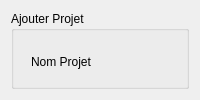
              <widget class="QWidget" name="gestionProjets">
               <layout class="QGridLayout" name="gridLayout_8">
                <item row="1" column="0">
                 <widget class="QGroupBox" name="groupBoxAjouterP">
                  <property name="title">
                   <string>Ajouter Projet</string>
                  </property>
                  <widget class="QLabel" name="label_46">
                   <property name="geometry">
                    <rect>
                     <x>20</x>
                     <y>40</y>
                     <width>91</width>
                     <height>21</height>
                    </rect>
                   </property>
                   <property name="text">
                    <string>Nom Projet</string>
                   </property>
                  </widget>
                  <widget class="QLabel" name="label_47">
                   <property name="geometry">
                    <rect>
                     <x>20</x>
                     <y>80</y>
                     <width>101</width>
                     <height>21</height>
                    </rect>
                   </property>
                   <property name="text">
                    <string>Departement</string>
                   </property>
                  </widget>
                  <widget class="QLabel" name="label_48">
                   <property name="geometry">
                    <rect>
                     <x>20</x>
                     <y>120</y>
                     <width>90</width>
                     <height>20</height>
                    </rect>
                   </property>
                   <property name="text">
                    <string>Team leader</string>
                   </property>
                  </widget>
                  <widget class="QLabel" name="label_49">
                   <property name="geometry">
                    <rect>
                     <x>20</x>
                     <y>160</y>
                     <width>180</width>
                     <height>20</height>
                    </rect>
                   </property>
                   <property name="text">
                    <string>Date de lancement prévue</string>
                   </property>
                  </widget>
                  <widget class="QLabel" name="label_50">
                   <property name="geometry">
                    <rect>
                     <x>20</x>
                     <y>240</y>
                     <width>130</width>
                     <height>20</height>
                    </rect>
                   </property>
                   <property name="text">
                    <string>Revenues projetés</string>
                   </property>
                  </widget>
                  <widget class="QDateEdit" name="dateEditLancementP">
                   <property name="geometry">
                    <rect>
                     <x>220</x>
                     <y>160</y>
                     <width>150</width>
                     <height>25</height>
                    </rect>
                   </property>
                  </widget>
                  <widget class="QLineEdit" name="lineEditNomP">
                   <property name="geometry">
                    <rect>
                     <x>220</x>
                     <y>40</y>
                     <width>150</width>
                     <height>20</height>
                    </rect>
                   </property>
                  </widget>
                  <widget class="QLineEdit" name="lineEditTeamLeaderP">
                   <property name="geometry">
                    <rect>
                     <x>220</x>
                     <y>120</y>
                     <width>150</width>
                     <height>20</height>
                    </rect>
                   </property>
                  </widget>
                  <widget class="QLineEdit" name="lineEditCoutP">
                   <property name="geometry">
                    <rect>
                     <x>220</x>
                     <y>200</y>
                     <width>150</width>
                     <height>20</height>
                    </rect>
                   </property>
                  </widget>
                  <widget class="QLineEdit" name="lineEditRevenuesP">
                   <property name="geometry">
                    <rect>
                     <x>220</x>
                     <y>240</y>
                     <width>150</width>
                     <height>20</height>
                    </rect>
                   </property>
                  </widget>
                  <widget class="QLabel" name="label_51">
                   <property name="geometry">
                    <rect>
                     <x>20</x>
                     <y>200</y>
                     <width>140</width>
                     <height>20</height>
                    </rect>
                   </property>
                   <property name="text">
                    <string>Cout de realisation</string>
                   </property>
                  </widget>
                  <widget class="QPushButton" name="pushButtonAjouter">
                   <property name="geometry">
                    <rect>
                     <x>280</x>
                     <y>300</y>
                     <width>80</width>
                     <height>25</height>
                    </rect>
                   </property>
                   <property name="text">
                    <string>Ajouter</string>
                   </property>
                  </widget>
                  <widget class="QComboBox" name="comboBoxDepartementP">
                   <property name="geometry">
                    <rect>
                     <x>220</x>
                     <y>80</y>
                     <width>150</width>
                     <height>20</height>
                    </rect>
                   </property>
                   <item>
                    <property name="text">
                     <string/>
                    </property>
                   </item>
                   <item>
                    <property name="text">
                     <string>Ressources Humaines</string>
                    </property>
                   </item>
                   <item>
                    <property name="text">
                     <string>Stock</string>
                    </property>
                   </item>
                   <item>
                    <property name="text">
                     <string>Achats</string>
                    </property>
                   </item>
                   <item>
                    <property name="text">
                     <string>Ventes</string>
                    </property>
                   </item>
                   <item>
                    <property name="text">
                     <string>Ameliorations</string>
                    </property>
                   </item>
                   <item>
                    <property name="text">
                     <string>Materiel</string>
                    </property>
                   </item>
                  </widget>
                  <widget class="QGroupBox" name="groupBoxConsulterP">
                   <property name="geometry">
                    <rect>
                     <x>420</x>
                     <y>0</y>
                     <width>751</width>
                     <height>674</height>
                    </rect>
                   </property>
                   <property name="title">
                    <string>Consulter Projet</string>
                   </property>
                   <widget class="QLineEdit" name="lineEditRP">
                    <property name="geometry">
                     <rect>
                      <x>40</x>
                      <y>50</y>
                      <width>270</width>
                      <height>31</height>
                     </rect>
                    </property>
                   </widget>
                   <widget class="QPushButton" name="pushButtonRechercheP">
                    <property name="geometry">
                     <rect>
                      <x>330</x>
                      <y>50</y>
                      <width>120</width>
                      <height>30</height>
                     </rect>
                    </property>
                    <property name="text">
                     <string>Rechercher</string>
                    </property>
                   </widget>
                   <widget class="QCheckBox" name="checkBoxNomP">
                    <property name="geometry">
                     <rect>
                      <x>80</x>
                      <y>100</y>
                      <width>60</width>
                      <height>22</height>
                     </rect>
                    </property>
                    <property name="text">
                     <string>Nom</string>
                    </property>
                   </widget>
                   <widget class="QCheckBox" name="checkBoxTeamLeaderP">
                    <property name="geometry">
                     <rect>
                      <x>240</x>
                      <y>100</y>
                      <width>97</width>
                      <height>22</height>
                     </rect>
                    </property>
                    <property name="text">
                     <string>Team leader</string>
                    </property>
                   </widget>
                   <widget class="QCheckBox" name="checkBoxDepartementP">
                    <property name="geometry">
                     <rect>
                      <x>140</x>
                      <y>100</y>
                      <width>97</width>
                      <height>22</height>
                     </rect>
                    </property>
                    <property name="text">
                     <string>Departement</string>
                    </property>
                   </widget>
                   <widget class="QCheckBox" name="checkBoxDateLancementP">
                    <property name="geometry">
                     <rect>
                      <x>340</x>
                      <y>100</y>
                      <width>140</width>
                      <height>22</height>
                     </rect>
                    </property>
                    <property name="text">
                     <string>Date de lancement</string>
                    </property>
                   </widget>
                   <widget class="QCheckBox" name="checkBoxCoutsP">
                    <property name="geometry">
                     <rect>
                      <x>480</x>
                      <y>100</y>
                      <width>70</width>
                      <height>22</height>
                     </rect>
                    </property>
                    <property name="text">
                     <string>Couts</string>
                    </property>
                   </widget>
                   <widget class="QPushButton" name="pushButtonModifier">
                    <property name="geometry">
                     <rect>
                      <x>270</x>
                      <y>520</y>
                      <width>110</width>
                      <height>30</height>
                     </rect>
                    </property>
                    <property name="text">
                     <string>Modifier</string>
                    </property>
                    <property name="checkable">
                     <bool>true</bool>
                    </property>
                   </widget>
                   <widget class="QPushButton" name="pushButtonSupprimer">
                    <property name="geometry">
                     <rect>
                      <x>420</x>
                      <y>520</y>
                      <width>110</width>
                      <height>30</height>
                     </rect>
                    </property>
                    <property name="text">
                     <string>Supprimer</string>
                    </property>
                   </widget>
                   <widget class="QPushButton" name="pushButtonExportP">
                    <property name="geometry">
                     <rect>
                      <x>650</x>
                      <y>50</y>
                      <width>70</width>
                      <height>30</height>
                     </rect>
                    </property>
                    <property name="text">
                     <string>Export EXC</string>
                    </property>
                   </widget>
                   <widget class="QPushButton" name="pushButtonStat">
                    <property name="geometry">
                     <rect>
                      <x>510</x>
                      <y>50</y>
                      <width>100</width>
                      <height>30</height>
                     </rect>
                    </property>
                    <property name="text">
                     <string>Statistiques</string>
                    </property>
                   </widget>
                   <widget class="QTableView" name="tableViewP">
                    <property name="geometry">
                     <rect>
                      <x>15</x>
                      <y>161</y>
                      <width>721</width>
                      <height>351</height>
                     </rect>
                    </property>
                    <property name="sortingEnabled">
                     <bool>false</bool>
                    </property>
                    <property name="cornerButtonEnabled">
                     <bool>true</bool>
                    </property>
                    <attribute name="verticalHeaderVisible">
                     <bool>false</bool>
                    </attribute>
                    <attribute name="verticalHeaderHighlightSections">
                     <bool>false</bool>
                    </attribute>
                   </widget>
                   <widget class="QCheckBox" name="checkBoxIDP">
                    <property name="geometry">
                     <rect>
                      <x>40</x>
                      <y>100</y>
                      <width>40</width>
                      <height>22</height>
                     </rect>
                    </property>
                    <property name="text">
                     <string>ID</string>
                    </property>
                   </widget>
                   <widget class="QCheckBox" name="checkBoxRevenusP">
                    <property name="geometry">
                     <rect>
                      <x>540</x>
                      <y>100</y>
                      <width>80</width>
                      <height>22</height>
                     </rect>
                    </property>
                    <property name="text">
                     <string>Revenus</string>
                    </property>
                   </widget>
                   <widget class="QPushButton" name="pushTrierP">
                    <property name="geometry">
                     <rect>
                      <x>650</x>
                      <y>120</y>
                      <width>70</width>
                      <height>30</height>
                     </rect>
                    </property>
                    <property name="text">
                     <string>Trier</string>
                    </property>
                   </widget>
                   <widget class="QComboBox" name="comboBoxP">
                    <property name="geometry">
                     <rect>
                      <x>550</x>
                      <y>130</y>
                      <width>60</width>
                      <height>20</height>
                     </rect>
                    </property>
                    <item>
                     <property name="text">
                      <string>ASC</string>
                     </property>
                    </item>
                    <item>
                     <property name="text">
                      <string>DESC</string>
                     </property>
                    </item>
                   </widget>
                   <widget class="QPushButton" name="pushButtonExportPDFP">
                    <property name="geometry">
                     <rect>
                      <x>650</x>
                      <y>80</y>
                      <width>70</width>
                      <height>30</height>
                     </rect>
                    </property>
                    <property name="text">
                     <string>Export PDF</string>
                    </property>
                   </widget>
                   <widget class="QPushButton" name="afficherToutP">
                    <property name="geometry">
                     <rect>
                      <x>120</x>
                      <y>520</y>
                      <width>90</width>
                      <height>30</height>
                     </rect>
                    </property>
                    <property name="text">
                     <string>Afficher Tout</string>
                    </property>
                   </widget>
                  </widget>
                 </widget>
                </item>
               </layout>
              </widget>
